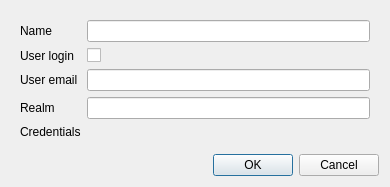
<?xml version="1.0" encoding="UTF-8"?>
<ui version="4.0">
 <class>Dialog</class>
 <widget class="QDialog" name="Dialog">
  <property name="geometry">
   <rect>
    <x>0</x>
    <y>0</y>
    <width>390</width>
    <height>137</height>
   </rect>
  </property>
  <property name="windowTitle">
   <string>Dialog</string>
  </property>
  <layout class="QVBoxLayout" name="verticalLayout">
   <item>
    <widget class="QWidget" name="widget" native="true">
     <layout class="QFormLayout" name="formLayout_2">
      <item row="0" column="0">
       <widget class="QLabel" name="label">
        <property name="text">
         <string>Name</string>
        </property>
       </widget>
      </item>
      <item row="0" column="1">
       <widget class="QLineEdit" name="lineEdit_name"/>
      </item>
      <item row="4" column="0">
       <widget class="QLabel" name="label_value">
        <property name="text">
         <string>Credentials</string>
        </property>
       </widget>
      </item>
      <item row="4" column="1">
       <widget class="QgsFileWidget" name="mQgsFileWidget"/>
      </item>
      <item row="1" column="0">
       <widget class="QLabel" name="label_2">
        <property name="text">
         <string>User login</string>
        </property>
       </widget>
      </item>
      <item row="1" column="1">
       <widget class="QCheckBox" name="checkBox_user_login">
        <property name="text">
         <string/>
        </property>
       </widget>
      </item>
      <item row="2" column="0">
       <widget class="QLabel" name="label_email">
        <property name="text">
         <string>User email</string>
        </property>
       </widget>
      </item>
      <item row="2" column="1">
       <widget class="QLineEdit" name="lineEdit_email"/>
      </item>
      <item row="3" column="0">
       <widget class="QLabel" name="label_realm">
        <property name="text">
         <string>Realm</string>
        </property>
       </widget>
      </item>
      <item row="3" column="1">
       <widget class="QLineEdit" name="lineEdit_realm"/>
      </item>
     </layout>
    </widget>
   </item>
   <item>
    <widget class="QDialogButtonBox" name="buttonBox">
     <property name="orientation">
      <enum>Qt::Horizontal</enum>
     </property>
     <property name="standardButtons">
      <set>QDialogButtonBox::Cancel|QDialogButtonBox::Ok</set>
     </property>
    </widget>
   </item>
  </layout>
 </widget>
 <customwidgets>
  <customwidget>
   <class>QgsFileWidget</class>
   <extends>QWidget</extends>
   <header>qgsfilewidget.h</header>
  </customwidget>
 </customwidgets>
 <tabstops>
  <tabstop>lineEdit_name</tabstop>
 </tabstops>
 <resources/>
 <connections>
  <connection>
   <sender>buttonBox</sender>
   <signal>accepted()</signal>
   <receiver>Dialog</receiver>
   <slot>accept()</slot>
   <hints>
    <hint type="sourcelabel">
     <x>248</x>
     <y>254</y>
    </hint>
    <hint type="destinationlabel">
     <x>157</x>
     <y>274</y>
    </hint>
   </hints>
  </connection>
  <connection>
   <sender>buttonBox</sender>
   <signal>rejected()</signal>
   <receiver>Dialog</receiver>
   <slot>reject()</slot>
   <hints>
    <hint type="sourcelabel">
     <x>316</x>
     <y>260</y>
    </hint>
    <hint type="destinationlabel">
     <x>286</x>
     <y>274</y>
    </hint>
   </hints>
  </connection>
 </connections>
</ui>
